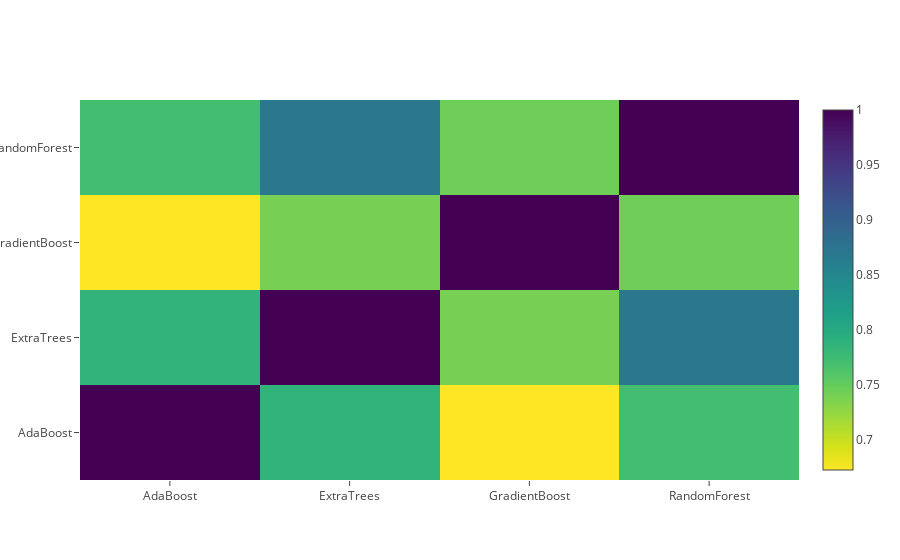

Notebook source saved alongside this figure:
### Code cell
# Correlation Heatmap of the Second Level Training set
data = [
    go.Heatmap(
        z = base_predictions_train.astype(float).corr().values,
        x = base_predictions_train.columns.values,
        y = base_predictions_train.columns.values,
            colorscale = 'Viridis',
            showscale = True,
            reversescale = True
    )
]
py.iplot(data, filename='labelled-heatmap')

### Figure 1 — Plotly figure (JSON) as saved in the notebook; plotly's stock layout.template omitted (floating-point values rounded to 4 significant figures)
{"data": [{"colorscale": "Viridis", "reversescale": true, "showscale": true, "type": "heatmap", "x": ["AdaBoost", "ExtraTrees", "GradientBoost", "RandomForest"], "y": ["AdaBoost", "ExtraTrees", "GradientBoost", "RandomForest"], "z": [[1, 0.7866, 0.6724, 0.7712], [0.7866, 1, 0.7399, 0.8699], [0.6724, 0.7399, 1, 0.7446], [0.7712, 0.8699, 0.7446, 1]]}], "layout": {}}
